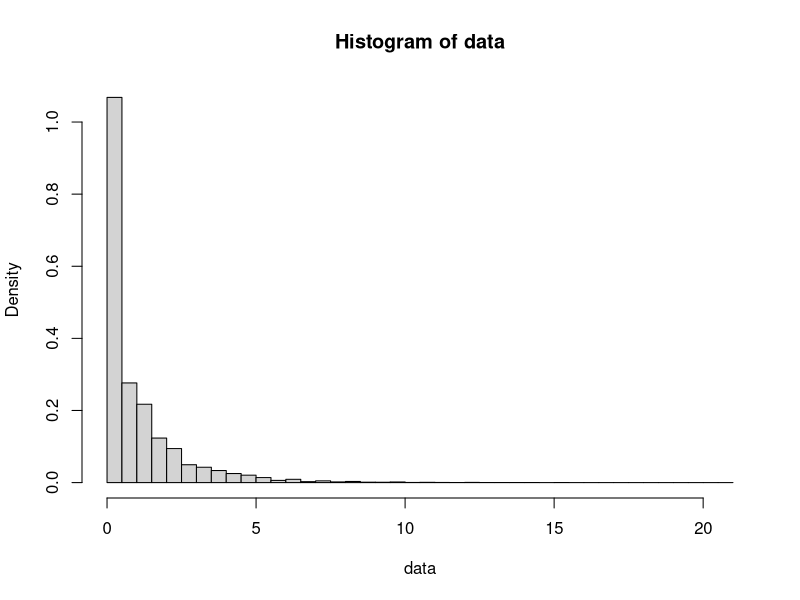
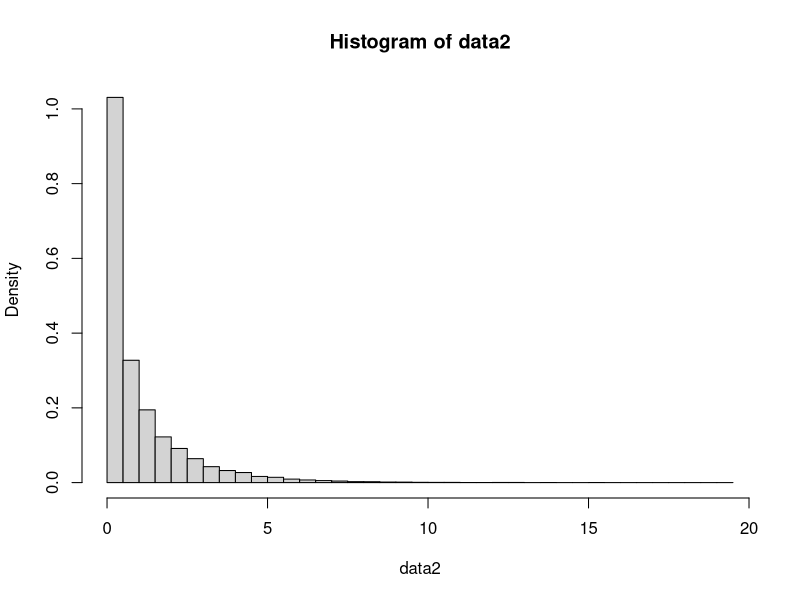

These charts were generated, in order, by the following R code:
## ---- chunk 1
n=1000
nsam=50000
data <- c()
# print('hi')

for (ii in 1:nsam){
  samp <- sample(0:1,n, replace=T)
  x1 <- sum(samp)
  x2 <- n - sum(samp)
  chi2 <- (x1 - n/2)**2/(n/2)+(x2 - n/2)**2/(n/2)
  data <- c(data, chi2)
}

hist(data, freq=F, breaks = 67)

## ---- chunk 2
degfree = 1
pval = 1-pchisq(10, df=degfree)
cat(as.character(pval) )
## ---- chunk 3
n=1000
nsam=50000
data2 <- c()

for (ii in 1:nsam){
  
  samp <- sample(0:1, n, replace=T, prob=c(0.2, 0.8))
  
  g1 = sum(samp)
  g2 = n-sum(samp)
  
  samp2 <- sample(0:1, g1, replace=T, prob=c(0.4, 0.6))
  o1_s <- sum(samp2)
  o1_f <- g1-sum(samp2)
  
  samp3 <- sample(0:1, g2, replace=T, prob=c(0.4, 0.6))
  o2_s <- sum(samp3)
  o2_f <- g2-sum(samp3)
  
  p_s=(o1_s+o2_s)/n
  p_f=(o1_f+o2_f)/n
  p_1=(o1_s+o1_f)/n
  p_2=(o2_s+o2_f)/n
  
  e1_s=p_1*p_s*n
  e1_f=p_1*p_f*n
  e2_s=p_2*p_s*n
  e2_f=p_2*p_f*n
  
  X = ((o1_s-e1_s)**2)/e1_s+((o1_f-e1_f)**2)/e1_f + 
    ((o2_s-e2_s)**2)/e2_s+((o2_f-e2_f)**2)/e2_f
  data2 <- c(data2, X)
  
}

hist(data2, freq=F, breaks = 67)

## ---- chunk 4
(1513-1711.218)**2/1711.218+(14133-13934.78)**2/13934.78+(1853-1654.782)**2/1654.782+(13277-13475.2)**2/13475.2
## ---- chunk 5
degfree = 1
pval = 1-pchisq(52.43888, df=degfree)
cat(as.character(pval) )
